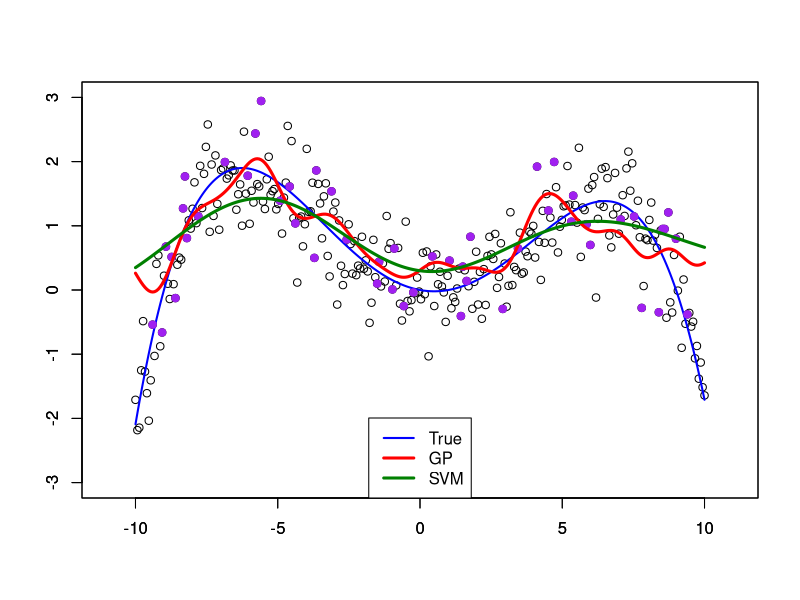

Recreate this plot in R.
library(kernlab)
x <- seq(-10, 10, length.out = 300)
set.seed(51)
y <- -1e-3 * x * (x + 9) * (x - 1) * (x - 9) + rnorm(300, 0, 0.5)
y_true <- -1e-3 * x * (x + 9) * (x - 1) * (x - 9)
plot(x, y, xlim = c(-11, 11), ylim = c(-3, 3), xlab = '', ylab = '')
lines(x, y_true, type = 'l', col = 'blue', lwd = 2)
d <- data.frame(x = x, y = y)
set.seed(71)
d1 <- d[sample(300, 50, replace = F),]
fit <- gausspr(y~x, d1)
fit
y_pred <- predict(fit, d)
par(new = T)
plot(d1$x, d1$y, pch = 19, col = 'purple',
     xlim = c(-11, 11), ylim = c(-3, 3), xlab = '', ylab = '')
lines(x, y_pred, type = 'l', col = 'red', lwd = 3)

library(e1071)
fit_svm <- svm(y~x, d1)
y_pred_svm <- predict(fit_svm, d)
lines(x, y_pred_svm, type = 'l', col = '#008000', lwd = 3)

legend('bottom', legend = c('True', 'GP', 'SVM'),
       col = c('blue', 'red', '#008000'), lwd = c(2, 3, 3))
